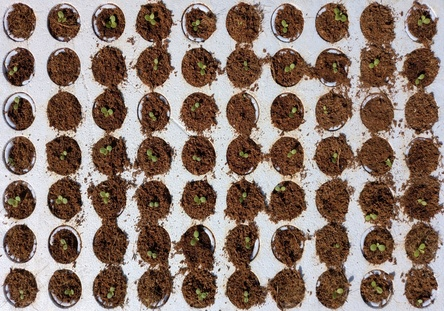
#> input picture outputs/first_trial_germination/01_standardized_images/standardized/microbes_day_04_standardized.jpg, 444 x 311 px, shrunk from 1200 x 840 before the run
$ python first_trial_02_detect_germination_standardized.py
#> lines starting #> are read from the running program, lines starting #| are printed output that depends on the picture
from pathlib import Path
import re
from collections import deque

import numpy as np
import pandas as pd
from PIL import Image, ImageDraw, ImageFont
import matplotlib.pyplot as plt
from matplotlib.colors import rgb_to_hsv


# ============================================================
# First Trial - 02 Germination Detection on Standardised Images
# STRICT VERSION
#
# This version reduces false positives by requiring:
# - stronger green colour
# - enough green pixels
# - one connected seedling-like green cluster
#
# Input:
# outputs/first_trial_germination/01_standardized_images/standardized/
#
# Output:
# outputs/first_trial_germination/02_germination_detection_strict/
# ============================================================


ROOT_DIR = Path.cwd()

INPUT_DIR = (
    ROOT_DIR
    / "outputs"
    / "first_trial_germination"
    / "01_standardized_images"
    / "standardized"
)

OUTPUT_DIR = (
    ROOT_DIR
    / "outputs"
    / "first_trial_germination"
    / "02_germination_detection_strict"
)

OVERLAY_DIR = OUTPUT_DIR / "overlays"
MASK_DIR = OUTPUT_DIR / "green_masks"

OVERLAY_DIR.mkdir(parents=True, exist_ok=True)
MASK_DIR.mkdir(parents=True, exist_ok=True)

CELL_CSV = OUTPUT_DIR / "cell_measurements_standardized_strict.csv"
SUMMARY_CSV = OUTPUT_DIR / "image_summary_standardized_strict.csv"
CUMULATIVE_CSV = OUTPUT_DIR / "image_summary_standardized_strict_cumulative.csv"

IMAGE_EXTENSIONS = {".jpg", ".jpeg", ".png", ".tif", ".tiff", ".bmp"}

ROWS = 7
COLS = 10
TOTAL_CELLS = ROWS * COLS

# Ignore outer border area inside each cell.
INNER_MARGIN_RATIO = 0.12

# Strict germination settings.
# If real seedlings are missed, lower these slightly.
MIN_GREEN_PIXELS = 15
MIN_GREEN_RATIO = 0.0015
MIN_MEAN_GREEN_STRENGTH = 5.0
MIN_LARGEST_GREEN_CLUSTER = 7


def safe_name(text):
    text = text.strip().lower()
    text = text.replace(" ", "_")
    text = re.sub(r"[^a-z0-9_]+", "_", text)
    text = re.sub(r"_+", "_", text)
    return text.strip("_")


def detect_treatment(filename):
    name = filename.lower()

    if "no_microbes" in name or "no microbes" in name or "nomicrobes" in name:
        return "No Microbes"

    if "microbes" in name or "microbe" in name:
        return "Microbes"

    return "Unknown"


def detect_day(filename):
    name = filename.lower()
    match = re.search(r"day[_\s-]*([0-9]+)", name)

    if match:
        return int(match.group(1))

    return None


def load_image_rgb(path):
    return np.array(Image.open(path).convert("RGB"))


def green_pixel_mask(roi):
    """
    Stricter RGB + HSV green detection.

    This is normal RGB image greenness detection.
    It is not NDVI.
    """

    rgb = roi.astype(float)
    rgb_norm = rgb / 255.0
    hsv = rgb_to_hsv(rgb_norm)

    red = rgb[:, :, 0]
    green = rgb[:, :, 1]
    blue = rgb[:, :, 2]

    hue = hsv[:, :, 0]
    saturation = hsv[:, :, 1]
    value = hsv[:, :, 2]

    excess_green = 2 * green - red - blue

    # Hue range focused on actual green / yellow-green seedling colour.
    hsv_rule = (
        (hue >= 0.16) &
        (hue <= 0.42) &
        (saturation >= 0.18) &
        (value >= 0.18)
    )

    # RGB rule: green must clearly dominate red and blue.
    rgb_rule = (
        (green >= 45) &
        (green > red * 1.04) &
        (green > blue * 1.04) &
        ((green - red) >= 6) &
        (excess_green >= 8)
    )

    mask = hsv_rule & rgb_rule

    return mask, excess_green


def largest_connected_component_size(mask):
    """
    Finds the largest connected group of green pixels.
    This reduces false positives from scattered green noise.
    """

    height, width = mask.shape
    visited = np.zeros_like(mask, dtype=bool)

    largest = 0

    for y in range(height):
        for x in range(width):
            if not mask[y, x] or visited[y, x]:
                continue

            queue = deque()
            queue.append((y, x))
            visited[y, x] = True
            size = 0

            while queue:
                cy, cx = queue.popleft()
                size += 1

                for ny in range(cy - 1, cy + 2):
                    for nx in range(cx - 1, cx + 2):
                        if ny == cy and nx == cx:
                            continue

                        if ny < 0 or ny >= height or nx < 0 or nx >= width:
                            continue

                        if mask[ny, nx] and not visited[ny, nx]:
                            visited[ny, nx] = True
                            queue.append((ny, nx))

            if size > largest:
                largest = size

    return largest


def analyse_cell(image, row_index, col_index):
    height, width = image.shape[:2]

    cell_width = width / COLS
    cell_height = height / ROWS

    x1 = int(col_index * cell_width)
    x2 = int((col_index + 1) * cell_width)
    y1 = int(row_index * cell_height)
    y2 = int((row_index + 1) * cell_height)

    margin_x = int(cell_width * INNER_MARGIN_RATIO)
    margin_y = int(cell_height * INNER_MARGIN_RATIO)

    roi_x1 = x1 + margin_x
    roi_x2 = x2 - margin_x
    roi_y1 = y1 + margin_y
    roi_y2 = y2 - margin_y

    roi = image[roi_y1:roi_y2, roi_x1:roi_x2]

    if roi.size == 0:
        return {
            "x1": x1,
            "y1": y1,
            "x2": x2,
            "y2": y2,
            "roi_x1": roi_x1,
            "roi_y1": roi_y1,
            "roi_x2": roi_x2,
            "roi_y2": roi_y2,
            "green_pixels": 0,
            "total_pixels": 0,
            "green_ratio": 0.0,
            "mean_green_strength": 0.0,
            "max_green_strength": 0.0,
            "largest_green_cluster": 0,
            "germinated_estimate": False,
        }

    mask, green_strength = green_pixel_mask(roi)

    green_pixels = int(mask.sum())
    total_pixels = int(mask.size)
    green_ratio = green_pixels / total_pixels

    if green_pixels > 0:
        mean_green_strength = float(green_strength[mask].mean())
        max_green_strength = float(green_strength[mask].max())
    else:
        mean_green_strength = 0.0
        max_green_strength = 0.0

    largest_cluster = largest_connected_component_size(mask)

    germinated = (
        green_pixels >= MIN_GREEN_PIXELS
        and green_ratio >= MIN_GREEN_RATIO
        and mean_green_strength >= MIN_MEAN_GREEN_STRENGTH
        and largest_cluster >= MIN_LARGEST_GREEN_CLUSTER
    )

    return {
        "x1": x1,
        "y1": y1,
        "x2": x2,
        "y2": y2,
        "roi_x1": roi_x1,
        "roi_y1": roi_y1,
        "roi_x2": roi_x2,
        "roi_y2": roi_y2,
        "green_pixels": green_pixels,
        "total_pixels": total_pixels,
        "green_ratio": green_ratio,
        "mean_green_strength": mean_green_strength,
        "max_green_strength": max_green_strength,
        "largest_green_cluster": largest_cluster,
        "germinated_estimate": germinated,
    }


def create_green_mask_image(image, cell_records):
    mask_image = np.zeros_like(image)

    for record in cell_records:
        roi_x1 = int(record["roi_x1"])
        roi_y1 = int(record["roi_y1"])
        roi_x2 = int(record["roi_x2"])
        roi_y2 = int(record["roi_y2"])

        roi = image[roi_y1:roi_y2, roi_x1:roi_x2]
        mask, _ = green_pixel_mask(roi)

        mask_roi = mask_image[roi_y1:roi_y2, roi_x1:roi_x2]
        mask_roi[mask] = [0, 255, 0]

    return mask_image


def save_overlay(image, cell_records, output_path, title_text):
    pil_image = Image.fromarray(image)
    draw = ImageDraw.Draw(pil_image)

    try:
        font = ImageFont.truetype("arial.ttf", 18)
        small_font = ImageFont.truetype("arial.ttf", 14)
    except:
        font = None
        small_font = None

    for record in cell_records:
        colour = "lime" if record["germinated_estimate"] else "red"

        x1 = int(record["x1"])
        y1 = int(record["y1"])
        x2 = int(record["x2"])
        y2 = int(record["y2"])

        roi_x1 = int(record["roi_x1"])
        roi_y1 = int(record["roi_y1"])
        roi_x2 = int(record["roi_x2"])
        roi_y2 = int(record["roi_y2"])

        draw.rectangle([x1, y1, x2, y2], outline="yellow", width=2)
        draw.rectangle([roi_x1, roi_y1, roi_x2, roi_y2], outline=colour, width=3)

        label = f'{record["row"]}-{record["col"]}'
        draw.text((x1 + 5, y1 + 5), label, fill="white", font=small_font)

    title_height = 70
    canvas = Image.new(
        "RGB",
        (pil_image.width, pil_image.height + title_height),
        "white"
    )

    canvas.paste(pil_image, (0, title_height))
    title_draw = ImageDraw.Draw(canvas)
    title_draw.text((20, 20), title_text, fill="black", font=font)

    canvas.save(output_path, quality=95)


def analyse_image(image_path):
    image = load_image_rgb(image_path)
#> in load_image_rgb, returned value is the input picture: shape (311, 444, 3); mean R, G, B 140.5, 121.4, 111.6

    treatment = detect_treatment(image_path.stem)
    day = detect_day(image_path.stem)

    cell_records = []

    for row_index in range(ROWS):
        for col_index in range(COLS):
            result = analyse_cell(
                image=image,
                row_index=row_index,
                col_index=col_index
            )

            cell_records.append(
                {
                    "filename": image_path.name,
                    "treatment": treatment,
                    "day": day,
                    "row": row_index + 1,
                    "col": col_index + 1,
                    "cell_id": f"R{row_index + 1:02d}_C{col_index + 1:02d}",
                    **result,
                }
            )

    germinated_count = sum(
        1 for record in cell_records
        if record["germinated_estimate"]
    )

    germination_percent = germinated_count / TOTAL_CELLS * 100

    output_base = safe_name(image_path.stem)

    overlay_path = OVERLAY_DIR / f"{output_base}_strict_overlay.jpg"
    mask_path = MASK_DIR / f"{output_base}_strict_green_mask.jpg"

    title_text = (
        f"{treatment} | Day {day} | "
        f"Estimated germination: {germinated_count}/{TOTAL_CELLS} "
        f"({germination_percent:.2f}%)"
    )

    save_overlay(
        image=image,
        cell_records=cell_records,
        output_path=overlay_path,
        title_text=title_text
    )

    green_mask_image = create_green_mask_image(image, cell_records)
    Image.fromarray(green_mask_image).save(mask_path, quality=95)

    summary_record = {
        "filename": image_path.name,
        "treatment": treatment,
        "day": day,
        "total_cells": TOTAL_CELLS,
        "estimated_germinated_cells": germinated_count,
        "estimated_not_germinated_cells": TOTAL_CELLS - germinated_count,
        "estimated_germination_percent": round(germination_percent, 2),
        "mean_green_ratio": round(
            float(np.mean([r["green_ratio"] for r in cell_records])),
            6
        ),
        "overlay_filename": overlay_path.name,
        "green_mask_filename": mask_path.name,
    }

    return cell_records, summary_record


def make_cumulative_summary(summary_df):
    corrected_rows = []

    for treatment, group in summary_df.groupby("treatment"):
        group = group.sort_values("day").copy()
        previous_best = 0

        for _, row in group.iterrows():
            raw_count = int(row["estimated_germinated_cells"])
            total_cells = int(row["total_cells"])

            cumulative_count = max(previous_best, raw_count)
            cumulative_percent = cumulative_count / total_cells * 100

            row_dict = row.to_dict()
            row_dict["count_decreased_before_correction"] = raw_count < previous_best
            row_dict["cumulative_germinated_cells"] = cumulative_count
            row_dict["cumulative_germination_percent"] = round(
                cumulative_percent,
                2
            )

            corrected_rows.append(row_dict)
            previous_best = cumulative_count

    return pd.DataFrame(corrected_rows)


def make_quick_chart(cumulative_df):
    chart_path = OUTPUT_DIR / "first_trial_standardized_strict_germination_trend.png"

    plt.figure(figsize=(9, 6))

    for treatment, group in cumulative_df.groupby("treatment"):
        group = group.sort_values("day")

        plt.plot(
            group["day"],
            group["cumulative_germination_percent"],
            marker="o",
            linewidth=2,
            label=treatment
        )

    plt.title("First Trial: Germination Trend from Standardised Images")
    plt.xlabel("Day")
    plt.ylabel("Cumulative germination (%)")
    plt.ylim(0, 105)
    plt.xticks(sorted(cumulative_df["day"].dropna().astype(int).unique()))
    plt.grid(True, alpha=0.3)
    plt.legend()
    plt.tight_layout()

    plt.savefig(chart_path, dpi=300)
    plt.close()

    return chart_path


def main():
    if not INPUT_DIR.exists():
        raise FileNotFoundError(
            f"Standardised image folder not found:\n{INPUT_DIR}\n\n"
            "Run first_trial_01_standardise_tray_images.py first."
        )

    image_paths = [
        path for path in sorted(INPUT_DIR.iterdir())
        if path.is_file() and path.suffix.lower() in IMAGE_EXTENSIONS
    ]

    if not image_paths:
        raise FileNotFoundError(
            f"No standardised images found in:\n{INPUT_DIR}"
        )

    print(f"Found {len(image_paths)} standardised images.")

    all_cell_records = []
    summary_records = []

    for image_path in image_paths:
        print(f"Processing: {image_path.name}")

        cell_records, summary_record = analyse_image(image_path)
#> the loop in analyse_image, `for row_index in range(ROWS):` made 7 passes
#> pass 1, in analyse_cell, `roi = image[roi_y1:roi_y2, roi_x1:roi_x2]`:
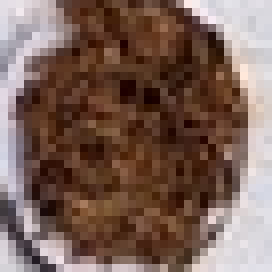
#> roi: shape (34, 34, 3) (shown 8 times larger); mean R, G, B 122.8, 97.8, 87.8
#> the loop in save_overlay, `for record in cell_records:` made 70 passes
#> in save_overlay, `canvas = Image.new( "RGB", (pil_image.width, pil_image.height + title_..`: canvas: PIL image 444x381 RGB; every value is 255
#> in save_overlay, `canvas.paste(pil_image, (0, title_height))`:
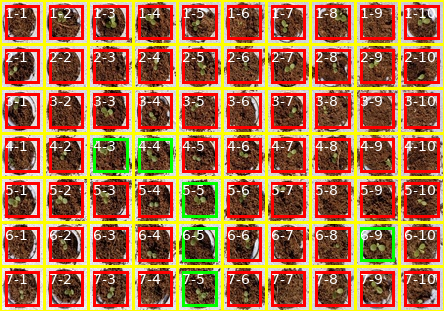
#> pil_image: PIL image 444x311 RGB; mean R, G, B 168.2, 112.9, 67.6
#> in save_overlay, `canvas.save(output_path, quality=95)`:
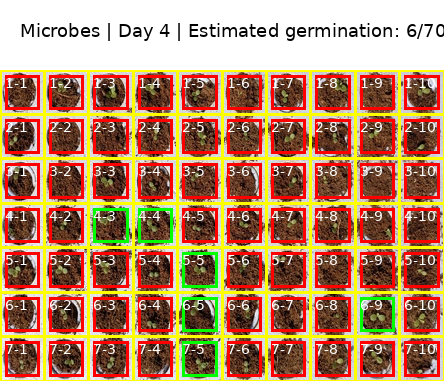
#> saved as microbes_day_04_standardized_strict_overlay.jpg: PIL image 444x381 RGB; mean R, G, B 181.6, 136.5, 99.5
#> the loop in create_green_mask_image, `for record in cell_records:` made 70 passes
#> pass 1, in green_pixel_mask (call 71), `hue = hsv[:, :, 0]`:
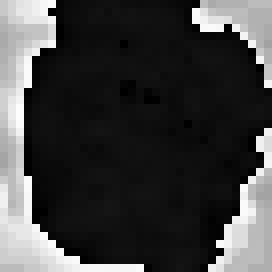
#> hue: shape (34, 34) float64 (shown 8 times larger); min 0, max 0.994, mean 0.251
#> after the loop in create_green_mask_image, `for record in cell_records:`: mask_roi: shape (35, 35, 3); every value is 0
#> after the loop in create_green_mask_image, `for record in cell_records:`:
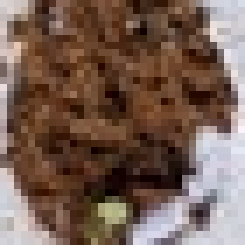
#> roi: shape (35, 35, 3) (shown 7 times larger); mean R, G, B 118.1, 94, 82.1
#> in analyse_image, `green_mask_image = create_green_mask_image(image, cell_records)`:
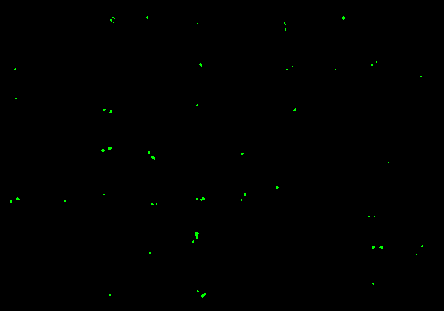
#> green_mask_image: shape (311, 444, 3); mean R, G, B 0, 0.5, 0

        all_cell_records.extend(cell_records)
        summary_records.append(summary_record)

    cell_df = pd.DataFrame(all_cell_records)
    summary_df = pd.DataFrame(summary_records)

    summary_df = summary_df.sort_values(["treatment", "day"])

    cumulative_df = make_cumulative_summary(summary_df)
    cumulative_df = cumulative_df.sort_values(["treatment", "day"])

    cell_df.to_csv(CELL_CSV, index=False)
    summary_df.to_csv(SUMMARY_CSV, index=False)
    cumulative_df.to_csv(CUMULATIVE_CSV, index=False)

    chart_path = make_quick_chart(cumulative_df)
#> in make_quick_chart, `plt.savefig(chart_path, dpi=300)`:
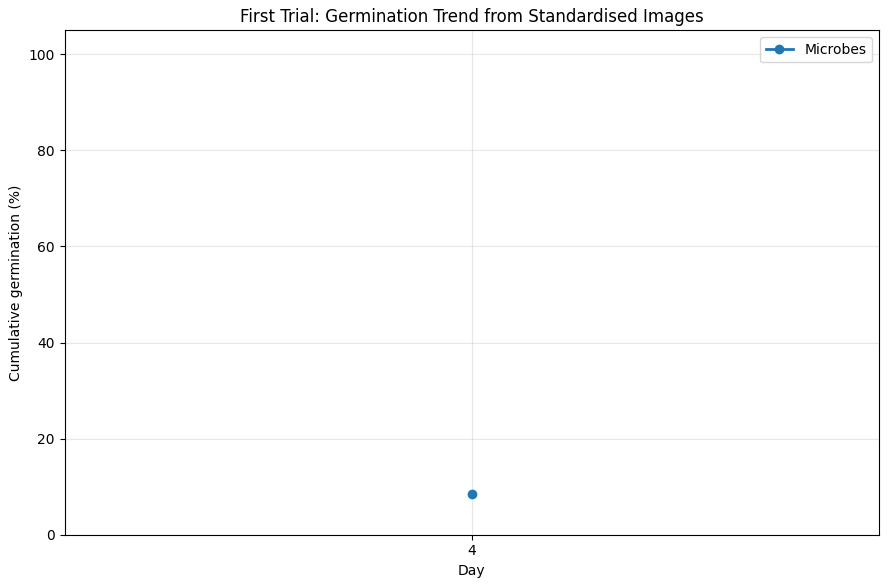
#> figure drawn by matplotlib, 1 panel

    print()
    print("Done.")
    print(f"Cell measurements saved to:\n{CELL_CSV}")
    print(f"Image summary saved to:\n{SUMMARY_CSV}")
    print(f"Cumulative summary saved to:\n{CUMULATIVE_CSV}")
    print(f"Overlays saved to:\n{OVERLAY_DIR}")
    print(f"Green masks saved to:\n{MASK_DIR}")
    print(f"Quick chart saved to:\n{chart_path}")
#| Quick chart saved to:
#| scripts/First Trial (Two Trays)/outputs/first_trial_germination/02_germination_detection_strict/first_trial_standardized_strict_germination_trend.png
    print()
    print(cumulative_df[
        [
            "filename",
            "treatment",
            "day",
            "total_cells",
            "estimated_germinated_cells",
            "estimated_germination_percent",
            "cumulative_germinated_cells",
            "cumulative_germination_percent",
            "count_decreased_before_correction",
        ]
    ])
#> (printed output is left out)


if __name__ == "__main__":
    main()
